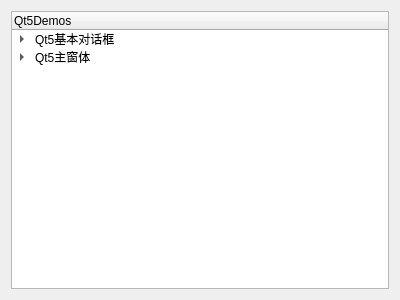
<?xml version="1.0" encoding="UTF-8"?>
<ui version="4.0">
 <class>Qt5DemosDlg</class>
 <widget class="QDialog" name="Qt5DemosDlg">
  <property name="geometry">
   <rect>
    <x>0</x>
    <y>0</y>
    <width>400</width>
    <height>300</height>
   </rect>
  </property>
  <property name="windowTitle">
   <string>Dialog</string>
  </property>
  <layout class="QVBoxLayout" name="verticalLayout">
   <item>
    <widget class="QTreeWidget" name="Qt5DemosWidget">
     <attribute name="headerHighlightSections">
      <bool>true</bool>
     </attribute>
     <column>
      <property name="text">
       <string>Qt5Demos</string>
      </property>
     </column>
     <item>
      <property name="text">
       <string>Qt5基本对话框</string>
      </property>
      <property name="icon">
       <iconset resource="icon.qrc">
        <normaloff>:/icon/StdDlgs.png</normaloff>:/icon/StdDlgs.png</iconset>
      </property>
      <item>
       <property name="text">
        <string>Qt5标准对话框</string>
       </property>
      </item>
      <item>
       <property name="text">
        <string>进度条</string>
       </property>
      </item>
      <item>
       <property name="text">
        <string>Qt位置函数对话框</string>
       </property>
      </item>
      <item>
       <property name="text">
        <string>调色板</string>
       </property>
      </item>
      <item>
       <property name="text">
        <string>电子钟</string>
       </property>
      </item>
      <item>
       <property name="text">
        <string>可扩展对话框</string>
       </property>
      </item>
      <item>
       <property name="text">
        <string>不规则窗体</string>
       </property>
      </item>
      <item>
       <property name="text">
        <string>程序启动画面</string>
       </property>
      </item>
     </item>
     <item>
      <property name="text">
       <string>Qt5主窗体</string>
      </property>
      <item>
       <property name="text">
        <string>图片浏览器</string>
       </property>
      </item>
      <item>
       <property name="text">
        <string>文字处理器</string>
       </property>
      </item>
      <item>
       <property name="text">
        <string>图元的旋转、缩放等变换</string>
       </property>
      </item>
     </item>
    </widget>
   </item>
  </layout>
 </widget>
 <resources>
  <include location="icon.qrc"/>
 </resources>
 <connections/>
</ui>
